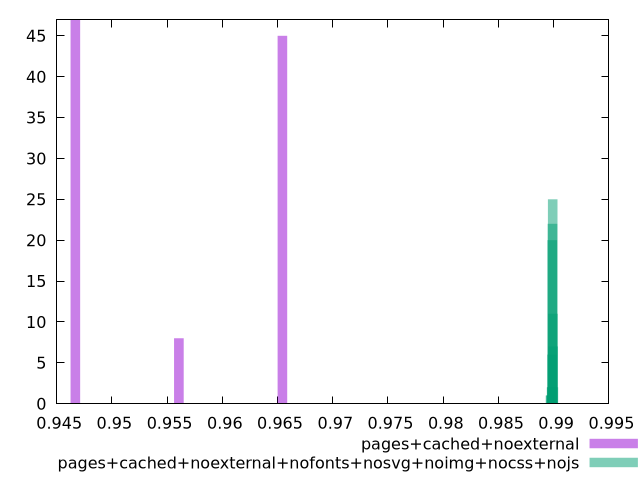

The script that saved this image:
$_pagesCachedNoexternal <<EOF
0.9466947766712873 47
0.9560679922818942 8
0.965441207892501 45
EOF
$_pagesCachedNoexternalNofontsNosvgNoimgNocssNojs <<EOF
0.9899320212646441 11
0.9897746987876358 1
0.989912355955018 25
0.9898533600261399 6
0.989892690645392 22
0.989833694716514 2
0.9898730253357659 20
0.98995168657427 7
0.9899713518838961 2
0.9898140294068879 2
0.9897157028587578 1
0.9897943640972618 1
EOF
set key outside below
set terminal pngcairo
set output "report_00005_2020-11-02T22-26-11.212Z/first-meaningful-paint/first-meaningful-paint_pages+cached+noexternal_pages+cached+noexternal+nofonts+nosvg+noimg+nocss+nojs+hist.png"
set boxwidth 0.000865531504252175
set style fill transparent solid 0.5 noborder
set yrange [0:47]
plot $_pagesCachedNoexternal title "pages+cached+noexternal" with boxes ,$_pagesCachedNoexternalNofontsNosvgNoimgNocssNojs title "pages+cached+noexternal+nofonts+nosvg+noimg+nocss+nojs" with boxes ,
